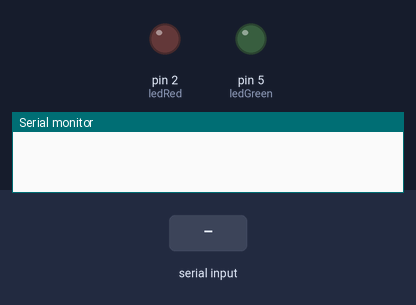
This sketch was run on a simulated Arduino Uno, built with avr-gcc and run on an emulated ATmega328P. Parts: output pins drawn as LEDs (lit = HIGH), the last lines printed to the serial monitor. Dashed ring = blinking. Inputs (shaded band) come from the test bench.

Above: at 1.2 s.
1.3 s: "90,45\n" received over Serial
At 1.7 s:
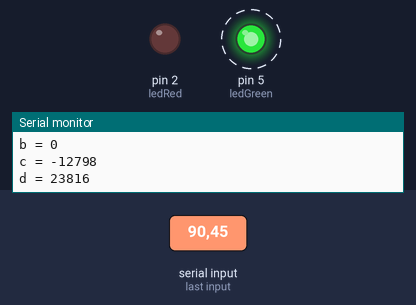
Timing chart, 0 to 10.3 s (numbered marks = the images above; inputs shaded):
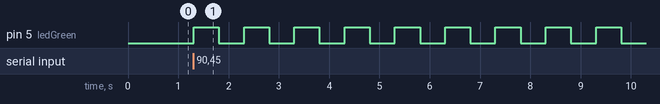

Measured:
- after the input at 1.3 s, pin 5 (ledGreen): alternates HIGH for 0.50 s and LOW for 0.50 s, starting at once

The sketch:

receive.ino
```cpp
#include "BITL.h"

BITL grijper("grijper", 9600);

int ledGreen = 5;
int ledRed = 2;
int button = 3;

int ledPin = 13;           // Pin connected to the LED (use the built-in LED on pin 13)
String data = "";  // Variable to store received data
String lastData = "";


void setup() {
  pinMode(ledGreen, OUTPUT);
  pinMode(ledRed, OUTPUT);
  pinMode(button, INPUT);
  Serial.begin(9600);
}

void loop() {
  String newData = grijper.receive();

  if (newData != "" && newData != lastData) {
    data = newData;
    editdata();
    lastData = newData;
  }
}

void editdata(){
  data.trim();  // Removes whitespace and newline

  int a, b, c, d;
  sscanf(data.c_str(), "%d %d %d %d", &a, &b, &c, &d);

  Serial.print("a = "); Serial.println(a);
  Serial.print("b = "); Serial.println(b);
  Serial.print("c = "); Serial.println(c);
  Serial.print("d = "); Serial.println(d);

  for(int i = 0; i < a; i++){
    digitalWrite(ledGreen, HIGH);
    delay(500);
    digitalWrite(ledGreen, LOW);
    delay(500);
  }
  for(int j = 0; j < c; j++){
    digitalWrite(ledRed, HIGH);
    delay(500);
    digitalWrite(ledRed, LOW);
    delay(500);
  }

}
```

BITL.cpp
```cpp
#include "BITL.h"

BITL::BITL(const String &name, long baud) {
  _deviceName = name;
  baudRate = baud;
  Serial.begin(baudRate);
  // Serial.println("Library initialized with name: " + _deviceName);
}

void BITL::sendPos(const String &name, int rowfrom, int heightfrom, int rowto, int heightto) {
  Serial.println(_deviceName + " move " + name + " " + String(rowfrom) + " " + String(heightfrom) + " " + String(rowto) + " " + String(heightto));
}

void BITL::sendID(const String &name, String id) {
  Serial.println(_deviceName + " ID " + name + " " + id);
}

void BITL::goSend() {
  Serial.println(_deviceName + " move -2 0 -2 0");
}

void BITL::goReceive() {
  Serial.println(_deviceName + " move -1 0 -1 0");
}

String BITL::receive() {  // prints and saves the received data as receivedData
  if (Serial.available() > 0) {
    String receivedData = Serial.readStringUntil('\n');
    return receivedData;
  }
  return "";
}
```

BITL.h
```cpp
#ifndef BITL_H
#define BITL_H

#include <Arduino.h>

class BITL {
    public:
        BITL(const String &name, long baud);  // Constructor
        void sendPos(const String &name, int rowfrom, int heightfrom, int rowto, int heightto);
        void sendID(const String &name, String id);
        void goSend();
        void goReceive();
        String receive();
    private:
        String _deviceName;
        long baudRate;
};

#endif
```
